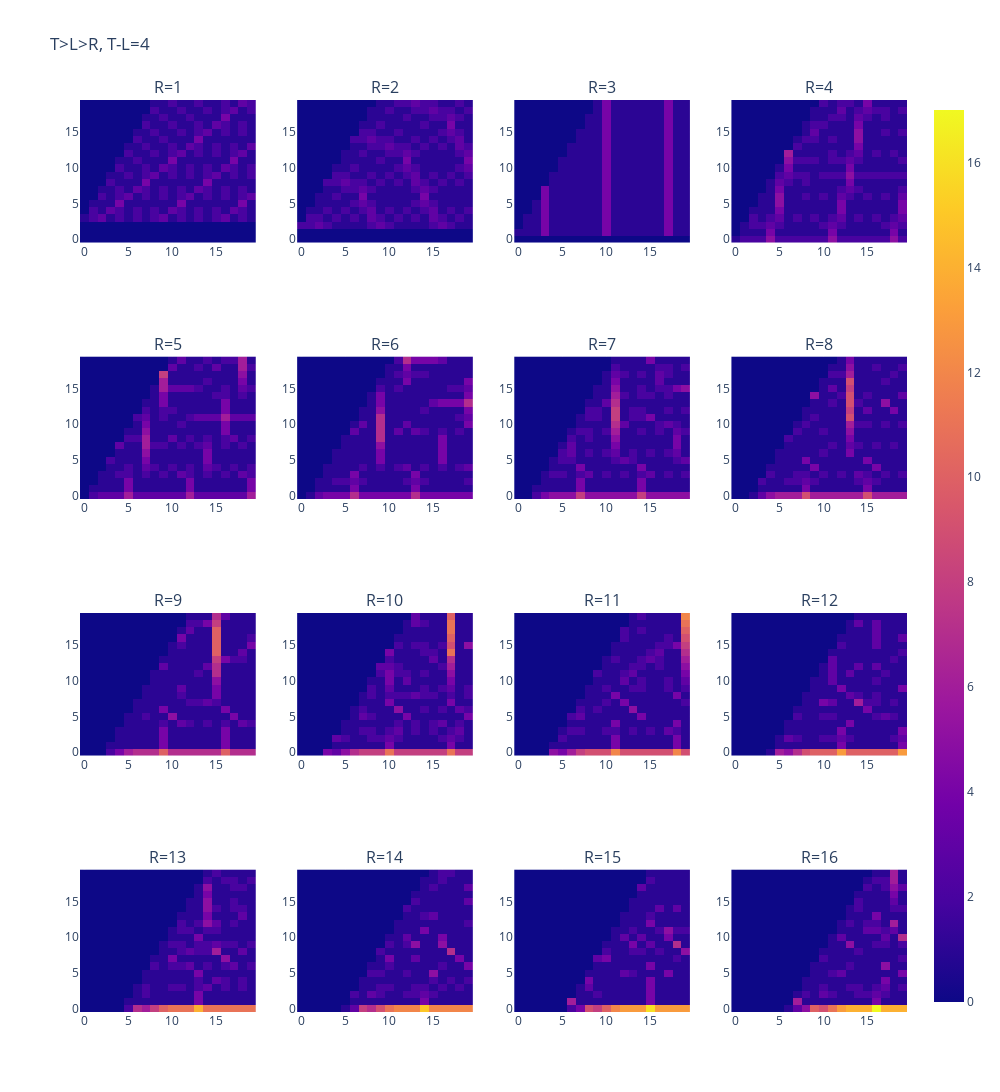

The code cell stored with this chart in its notebook:
### Code cell
map_maker_fix_e(4).show()

### Figure 1 — Plotly figure (JSON) as saved in the notebook; plotly's stock layout.template omitted (floating-point values rounded to 4 significant figures; data arrays with more than 128 entries replaced by an {"elided": "..."} marker saying what was removed)
{"data": [{"coloraxis": "coloraxis", "hovertemplate": "x: %{x}<br>y: %{y}<br>color: %{z}<extra></extra>", "name": "0", "type": "heatmap", "xaxis": "x", "yaxis": "y", "z": {"elided": "20x20 int values"}}, {"coloraxis": "coloraxis", "hovertemplate": "x: %{x}<br>y: %{y}<br>color: %{z}<extra></extra>", "name": "0", "type": "heatmap", "xaxis": "x2", "yaxis": "y2", "z": {"elided": "20x20 int values"}}, {"coloraxis": "coloraxis", "hovertemplate": "x: %{x}<br>y: %{y}<br>color: %{z}<extra></extra>", "name": "0", "type": "heatmap", "xaxis": "x3", "yaxis": "y3", "z": {"elided": "20x20 int values"}}, {"coloraxis": "coloraxis", "hovertemplate": "x: %{x}<br>y: %{y}<br>color: %{z}<extra></extra>", "name": "0", "type": "heatmap", "xaxis": "x4", "yaxis": "y4", "z": {"elided": "20x20 int values"}}, {"coloraxis": "coloraxis", "hovertemplate": "x: %{x}<br>y: %{y}<br>color: %{z}<extra></extra>", "name": "0", "type": "heatmap", "xaxis": "x5", "yaxis": "y5", "z": {"elided": "20x20 int values"}}, {"coloraxis": "coloraxis", "hovertemplate": "x: %{x}<br>y: %{y}<br>color: %{z}<extra></extra>", "name": "0", "type": "heatmap", "xaxis": "x6", "yaxis": "y6", "z": {"elided": "20x20 int values"}}, {"coloraxis": "coloraxis", "hovertemplate": "x: %{x}<br>y: %{y}<br>color: %{z}<extra></extra>", "name": "0", "type": "heatmap", "xaxis": "x7", "yaxis": "y7", "z": {"elided": "20x20 int values"}}, {"coloraxis": "coloraxis", "hovertemplate": "x: %{x}<br>y: %{y}<br>color: %{z}<extra></extra>", "name": "0", "type": "heatmap", "xaxis": "x8", "yaxis": "y8", "z": {"elided": "20x20 int values"}}, {"coloraxis": "coloraxis", "hovertemplate": "x: %{x}<br>y: %{y}<br>color: %{z}<extra></extra>", "name": "0", "type": "heatmap", "xaxis": "x9", "yaxis": "y9", "z": {"elided": "20x20 int values"}}, {"coloraxis": "coloraxis", "hovertemplate": "x: %{x}<br>y: %{y}<br>color: %{z}<extra></extra>", "name": "0", "type": "heatmap", "xaxis": "x10", "yaxis": "y10", "z": {"elided": "20x20 int values"}}, {"coloraxis": "coloraxis", "hovertemplate": "x: %{x}<br>y: %{y}<br>color: %{z}<extra></extra>", "name": "0", "type": "heatmap", "xaxis": "x11", "yaxis": "y11", "z": {"elided": "20x20 int values"}}, {"coloraxis": "coloraxis", "hovertemplate": "x: %{x}<br>y: %{y}<br>color: %{z}<extra></extra>", "name": "0", "type": "heatmap", "xaxis": "x12", "yaxis": "y12", "z": {"elided": "20x20 int values"}}, {"coloraxis": "coloraxis", "hovertemplate": "x: %{x}<br>y: %{y}<br>color: %{z}<extra></extra>", "name": "0", "type": "heatmap", "xaxis": "x13", "yaxis": "y13", "z": {"elided": "20x20 int values"}}, {"coloraxis": "coloraxis", "hovertemplate": "x: %{x}<br>y: %{y}<br>color: %{z}<extra></extra>", "name": "0", "type": "heatmap", "xaxis": "x14", "yaxis": "y14", "z": {"elided": "20x20 int values"}}, {"coloraxis": "coloraxis", "hovertemplate": "x: %{x}<br>y: %{y}<br>color: %{z}<extra></extra>", "name": "0", "type": "heatmap", "xaxis": "x15", "yaxis": "y15", "z": {"elided": "20x20 int values"}}, {"coloraxis": "coloraxis", "hovertemplate": "x: %{x}<br>y: %{y}<br>color: %{z}<extra></extra>", "name": "0", "type": "heatmap", "xaxis": "x16", "yaxis": "y16", "z": {"elided": "20x20 int values"}}], "layout": {"annotations": [{"font": {"size": 16}, "showarrow": false, "text": "R=1", "x": 0.1062, "xanchor": "center", "xref": "paper", "y": 1, "yanchor": "bottom", "yref": "paper"}, {"font": {"size": 16}, "showarrow": false, "text": "R=2", "x": 0.3688, "xanchor": "center", "xref": "paper", "y": 1, "yanchor": "bottom", "yref": "paper"}, {"font": {"size": 16}, "showarrow": false, "text": "R=3", "x": 0.6313, "xanchor": "center", "xref": "paper", "y": 1, "yanchor": "bottom", "yref": "paper"}, {"font": {"size": 16}, "showarrow": false, "text": "R=4", "x": 0.8938, "xanchor": "center", "xref": "paper", "y": 1, "yanchor": "bottom", "yref": "paper"}, {"font": {"size": 16}, "showarrow": false, "text": "R=5", "x": 0.1062, "xanchor": "center", "xref": "paper", "y": 0.7188, "yanchor": "bottom", "yref": "paper"}, {"font": {"size": 16}, "showarrow": false, "text": "R=6", "x": 0.3688, "xanchor": "center", "xref": "paper", "y": 0.7188, "yanchor": "bottom", "yref": "paper"}, {"font": {"size": 16}, "showarrow": false, "text": "R=7", "x": 0.6313, "xanchor": "center", "xref": "paper", "y": 0.7188, "yanchor": "bottom", "yref": "paper"}, {"font": {"size": 16}, "showarrow": false, "text": "R=8", "x": 0.8938, "xanchor": "center", "xref": "paper", "y": 0.7188, "yanchor": "bottom", "yref": "paper"}, {"font": {"size": 16}, "showarrow": false, "text": "R=9", "x": 0.1062, "xanchor": "center", "xref": "paper", "y": 0.4375, "yanchor": "bottom", "yref": "paper"}, {"font": {"size": 16}, "showarrow": false, "text": "R=10", "x": 0.3688, "xanchor": "center", "xref": "paper", "y": 0.4375, "yanchor": "bottom", "yref": "paper"}, {"font": {"size": 16}, "showarrow": false, "text": "R=11", "x": 0.6313, "xanchor": "center", "xref": "paper", "y": 0.4375, "yanchor": "bottom", "yref": "paper"}, {"font": {"size": 16}, "showarrow": false, "text": "R=12", "x": 0.8938, "xanchor": "center", "xref": "paper", "y": 0.4375, "yanchor": "bottom", "yref": "paper"}, {"font": {"size": 16}, "showarrow": false, "text": "R=13", "x": 0.1062, "xanchor": "center", "xref": "paper", "y": 0.1562, "yanchor": "bottom", "yref": "paper"}, {"font": {"size": 16}, "showarrow": false, "text": "R=14", "x": 0.3688, "xanchor": "center", "xref": "paper", "y": 0.1562, "yanchor": "bottom", "yref": "paper"}, {"font": {"size": 16}, "showarrow": false, "text": "R=15", "x": 0.6313, "xanchor": "center", "xref": "paper", "y": 0.1562, "yanchor": "bottom", "yref": "paper"}, {"font": {"size": 16}, "showarrow": false, "text": "R=16", "x": 0.8938, "xanchor": "center", "xref": "paper", "y": 0.1562, "yanchor": "bottom", "yref": "paper"}], "height": 1280, "title": {"text": "T>L>R, T-L=4"}, "width": 1000, "xaxis": {"anchor": "y", "autorange": true, "domain": [0, 0.2125], "range": [-0.5, 19.5]}, "xaxis10": {"anchor": "y10", "autorange": true, "domain": [0.2625, 0.475], "range": [-0.5, 19.5]}, "xaxis11": {"anchor": "y11", "autorange": true, "domain": [0.525, 0.7375], "range": [-0.5, 19.5]}, "xaxis12": {"anchor": "y12", "autorange": true, "domain": [0.7875, 1], "range": [-0.5, 19.5]}, "xaxis13": {"anchor": "y13", "autorange": true, "domain": [0, 0.2125], "range": [-0.5, 19.5]}, "xaxis14": {"anchor": "y14", "autorange": true, "domain": [0.2625, 0.475], "range": [-0.5, 19.5]}, "xaxis15": {"anchor": "y15", "autorange": true, "domain": [0.525, 0.7375], "range": [-0.5, 19.5]}, "xaxis16": {"anchor": "y16", "autorange": true, "domain": [0.7875, 1], "range": [-0.5, 19.5]}, "xaxis2": {"anchor": "y2", "autorange": true, "domain": [0.2625, 0.475], "range": [-0.5, 19.5]}, "xaxis3": {"anchor": "y3", "autorange": true, "domain": [0.525, 0.7375], "range": [-0.5, 19.5]}, "xaxis4": {"anchor": "y4", "autorange": true, "domain": [0.7875, 1], "range": [-0.5, 19.5]}, "xaxis5": {"anchor": "y5", "autorange": true, "domain": [0, 0.2125], "range": [-0.5, 19.5]}, "xaxis6": {"anchor": "y6", "autorange": true, "domain": [0.2625, 0.475], "range": [-0.5, 19.5]}, "xaxis7": {"anchor": "y7", "autorange": true, "domain": [0.525, 0.7375], "range": [-0.5, 19.5]}, "xaxis8": {"anchor": "y8", "autorange": true, "domain": [0.7875, 1], "range": [-0.5, 19.5]}, "xaxis9": {"anchor": "y9", "autorange": true, "domain": [0, 0.2125], "range": [-0.5, 19.5]}, "yaxis": {"anchor": "x", "autorange": true, "domain": [0.8438, 1], "range": [-0.5, 19.5]}, "yaxis10": {"anchor": "x10", "autorange": true, "domain": [0.2812, 0.4375], "range": [-0.5, 19.5]}, "yaxis11": {"anchor": "x11", "autorange": true, "domain": [0.2812, 0.4375], "range": [-0.5, 19.5]}, "yaxis12": {"anchor": "x12", "autorange": true, "domain": [0.2812, 0.4375], "range": [-0.5, 19.5]}, "yaxis13": {"anchor": "x13", "autorange": true, "domain": [0, 0.1562], "range": [-0.5, 19.5]}, "yaxis14": {"anchor": "x14", "autorange": true, "domain": [0, 0.1562], "range": [-0.5, 19.5]}, "yaxis15": {"anchor": "x15", "autorange": true, "domain": [0, 0.1562], "range": [-0.5, 19.5]}, "yaxis16": {"anchor": "x16", "autorange": true, "domain": [0, 0.1562], "range": [-0.5, 19.5]}, "yaxis2": {"anchor": "x2", "autorange": true, "domain": [0.8438, 1], "range": [-0.5, 19.5]}, "yaxis3": {"anchor": "x3", "autorange": true, "domain": [0.8438, 1], "range": [-0.5, 19.5]}, "yaxis4": {"anchor": "x4", "autorange": true, "domain": [0.8438, 1], "range": [-0.5, 19.5]}, "yaxis5": {"anchor": "x5", "autorange": true, "domain": [0.5625, 0.7188], "range": [-0.5, 19.5]}, "yaxis6": {"anchor": "x6", "autorange": true, "domain": [0.5625, 0.7188], "range": [-0.5, 19.5]}, "yaxis7": {"anchor": "x7", "autorange": true, "domain": [0.5625, 0.7188], "range": [-0.5, 19.5]}, "yaxis8": {"anchor": "x8", "autorange": true, "domain": [0.5625, 0.7188], "range": [-0.5, 19.5]}, "yaxis9": {"anchor": "x9", "autorange": true, "domain": [0.2812, 0.4375], "range": [-0.5, 19.5]}}}
